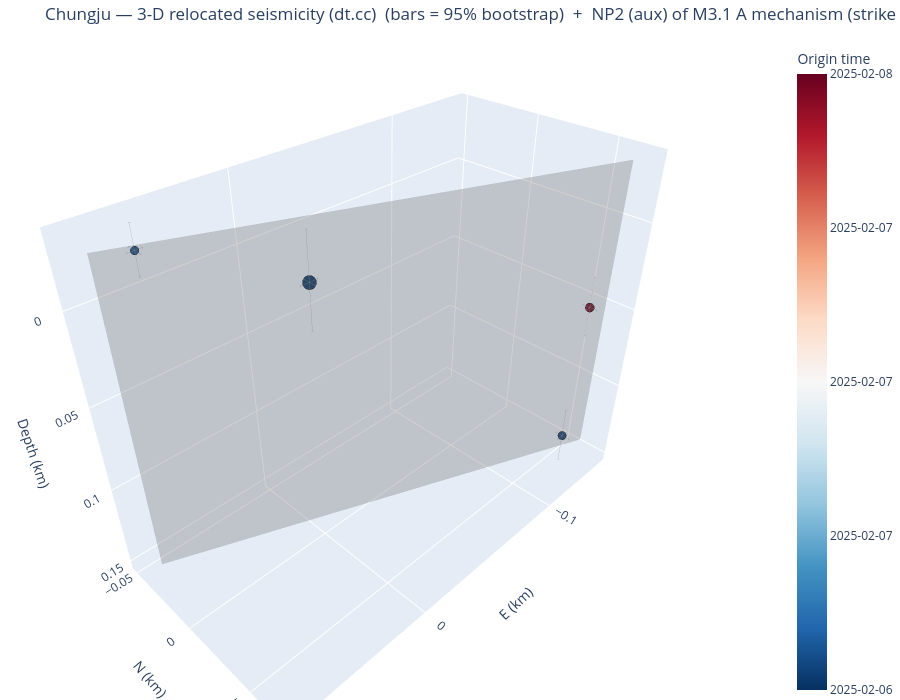

This figure's notebook cell:
### Markdown cell above
## 5. Seismicity in 3-D (interactive)

`plot_3d_plane` returns an **interactive plotly** 3-D view of the dt.cc hypocentres (relative E–N–depth km,
coloured by origin time, sized by magnitude) with the SVD best-fit fault plane overlaid as a translucent
patch — rotate/zoom to judge planarity and dip. (Interactivity is live in a running notebook; committed
notebooks are output-stripped, and a static export needs the optional `kaleido` package.)

### Code cell
fig3d = viz.plot_3d_plane(cfg, VELMODEL)
try:                                  # optional static export (needs kaleido); harmless if absent
    fig3d.write_image(f"/tmp/{CLUSTER}_3d.png", scale=2)
except Exception as _e:
    print("(static export skipped — install kaleido for a PNG; the figure is interactive in a live notebook)")
fig3d                                 # <- interactive in JupyterLab: drag to rotate, scroll to zoom

### Figure 1 — Plotly figure (JSON) as saved in the notebook; plotly's stock layout.template omitted (floating-point values rounded to 4 significant figures)
{"data": [{"error_x": {"array": [0.004704, 0.003876, 0.00355, 0.003201], "color": "rgba(80,80,80,0.5)", "thickness": 0.8, "type": "data", "width": 2}, "error_y": {"array": [0.003975, 0.004601, 0.004926, 0.004154], "color": "rgba(80,80,80,0.5)", "thickness": 0.8, "type": "data", "width": 2}, "error_z": {"array": [0.02508, 0.01843, 0.01236, 0.01696], "color": "rgba(80,80,80,0.5)", "thickness": 0.8, "type": "data", "width": 2}, "marker": {"color": [20130.0, 20130.0, 20130.0, 20130.0], "colorbar": {"ticktext": ["2025-02-06", "2025-02-07", "2025-02-07", "2025-02-07", "2025-02-08"], "tickvals": [20130.0, 20130.0, 20130.0, 20130.0, 20130.0], "title": {"text": "Origin time"}}, "colorscale": [[0.0, "rgb(5,48,97)"], [0.1, "rgb(33,102,172)"], [0.2, "rgb(67,147,195)"], [0.3, "rgb(146,197,222)"], [0.4, "rgb(209,229,240)"], [0.5, "rgb(247,247,247)"], [0.6, "rgb(253,219,199)"], [0.7, "rgb(244,165,130)"], [0.8, "rgb(214,96,77)"], [0.9, "rgb(178,24,43)"], [1.0, "rgb(103,0,31)"]], "line": {"color": "black", "width": 0.5}, "opacity": 0.95, "size": [16.4, 9.6, 10.0, 10.4]}, "mode": "markers", "name": "Hypocentres", "text": ["200000  M3.1", "200001  M1.4", "200002  M1.5", "200003  M1.6"], "type": "scatter3d", "x": [0.0, -0.1293, 0.0531, -0.1209], "y": [0.0, 0.0601, -0.0457, 0.0689], "z": [0.0, 0.1316, -0.0193, 0.0376]}, {"color": "gray", "hoverinfo": "name", "i": [0, 0], "j": [1, 3], "k": [3, 2], "name": "NP2 (aux) of M3.1 A mechanism 114/90", "opacity": 0.3, "showscale": false, "type": "mesh3d", "x": [0.0762, 0.07681, -0.1464, -0.1458], "y": [-0.03477, -0.03337, 0.06281, 0.06421], "z": [0.1436, -0.03117, 0.1436, -0.03117]}], "layout": {"height": 700, "margin": {"b": 0, "l": 0, "r": 0, "t": 40}, "scene": {"aspectmode": "data", "xaxis": {"title": {"text": "E (km)"}}, "yaxis": {"title": {"text": "N (km)"}}, "zaxis": {"autorange": "reversed", "title": {"text": "Depth (km)"}}}, "title": {"text": "Chungju — 3-D relocated seismicity (dt.cc)  (bars = 95% bootstrap)  +  NP2 (aux) of M3.1 A mechanism (strike 114°, dip 90°)"}}}
